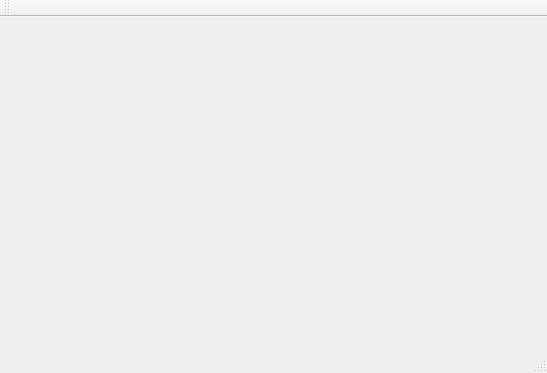
<?xml version="1.0" encoding="UTF-8"?>
<ui version="4.0">
 <class>MainWindow</class>
 <widget class="QMainWindow" name="MainWindow">
  <property name="geometry">
   <rect>
    <x>0</x>
    <y>0</y>
    <width>547</width>
    <height>373</height>
   </rect>
  </property>
  <property name="windowTitle">
   <string>MainWindow</string>
  </property>
  <widget class="QWidget" name="centralWidget">
   <widget class="QWidget" name="widget" native="true">
    <property name="geometry">
     <rect>
      <x>10</x>
      <y>10</y>
      <width>521</width>
      <height>301</height>
     </rect>
    </property>
   </widget>
  </widget>
  <widget class="QMenuBar" name="menuBar">
   <property name="geometry">
    <rect>
     <x>0</x>
     <y>0</y>
     <width>547</width>
     <height>20</height>
    </rect>
   </property>
  </widget>
  <widget class="QToolBar" name="mainToolBar">
   <attribute name="toolBarArea">
    <enum>TopToolBarArea</enum>
   </attribute>
   <attribute name="toolBarBreak">
    <bool>false</bool>
   </attribute>
  </widget>
  <widget class="QStatusBar" name="statusBar"/>
 </widget>
 <layoutdefault spacing="6" margin="11"/>
 <resources/>
 <connections/>
</ui>
